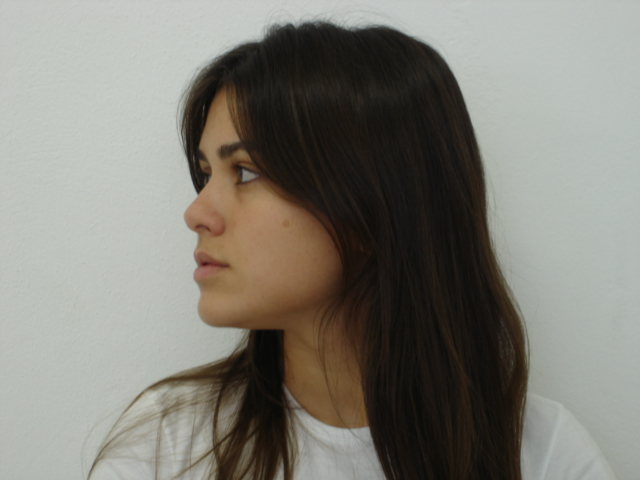
#> input picture HW1/images/145-01.jpg, 640 x 480 px, given in place of 145-11.jpg, which was not available
$ python task1.py
#> lines starting #> are read from the running program, lines starting #| are printed output that depends on the picture; pictures that were not available may be replaced by others from this repository, and a replacement may not be noted
import cv2
import numpy as np
from data import files  # Assuming 'files' contains the list of filenames to process

def hsb_stack(filenum):
#> called with filenum = '145-11'
    input_file = f'images/{filenum}.jpg'

    # Read the input image
    img = cv2.imread(input_file)
#> img is the input picture: shape (480, 640, 3); mean B, G, R 118.4, 126.5, 128.6

    # Convert BGR (OpenCV's default) to RGB
    img_rgb = cv2.cvtColor(img, cv2.COLOR_BGR2RGB)

    # Convert RGB to HSB (Hue, Saturation, Brightness)
    img_hsb = cv2.cvtColor(img_rgb, cv2.COLOR_RGB2HSV)
#> img_hsb: shape (480, 640, 3); mean H, S, V 39.5, 44.2, 131.2

    # Split channels
    h, s, v = cv2.split(img_hsb)
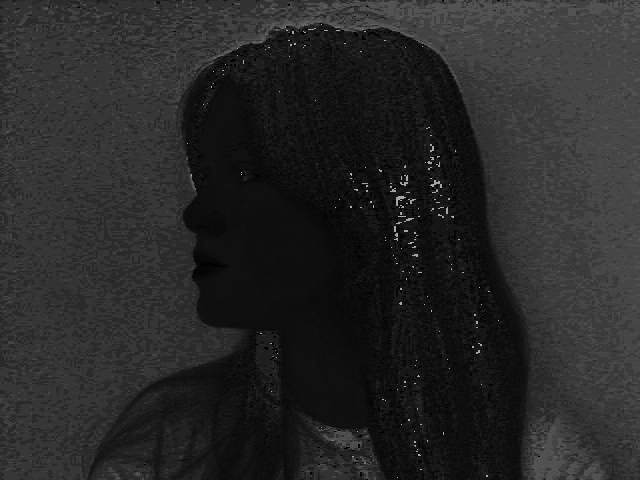
#> h: shape (480, 640); min 0, max 177, mean 39.5
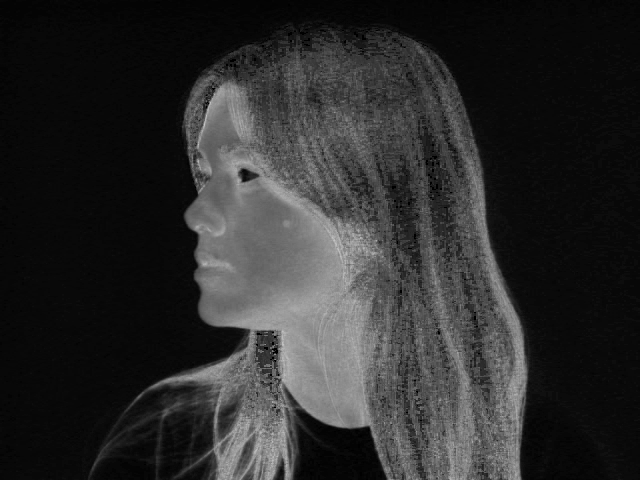
#> s: shape (480, 640); min 0, max 197, mean 44.2
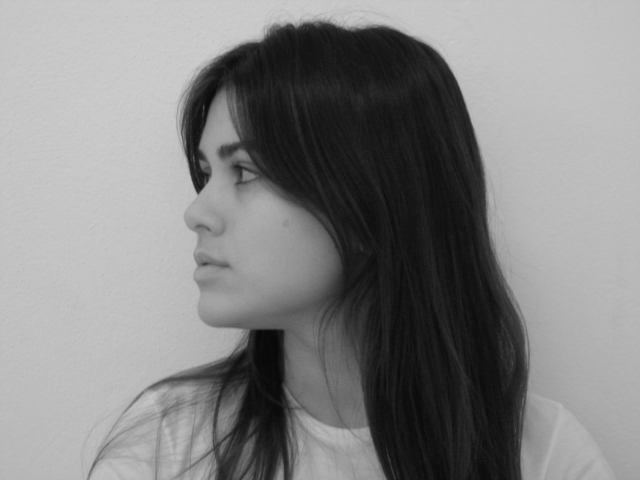
#> v: shape (480, 640); min 6, max 206, mean 131.2

    # Compute normalized saturation * brightness (S * V)
    sv = np.uint8(np.clip((s.astype(float) / 255.0) * (v.astype(float) / 255.0) * 255.0, 0, 255))
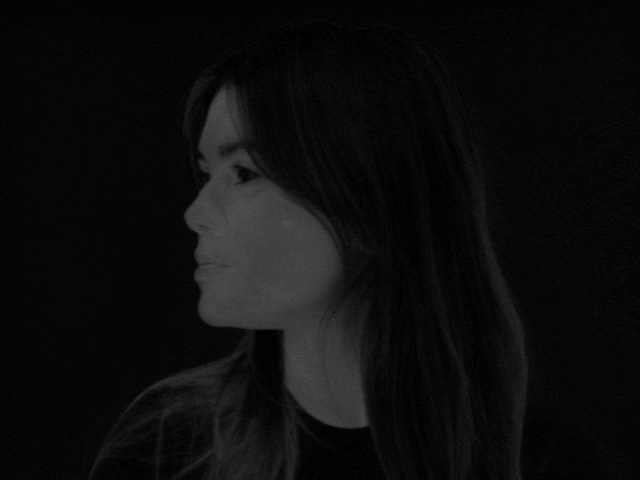
#> sv: shape (480, 640); min 0, max 81, mean 12.7

    # Save each channel as a separate image
    cv2.imwrite(f"hue/{filenum}-0.png", h)
    cv2.imwrite(f"sat/{filenum}-1.png", s)
    cv2.imwrite(f"val/{filenum}-2.png", v)
    cv2.imwrite(f"sv/{filenum}-3.png", sv)  # Save S * V as grayscale image

    print(f"HSB channels saved successfully for {filenum}.")

def main():
    for file in files:
        hsb_stack(file)
#> pass 2 of the loop in main, `for file in files:`:
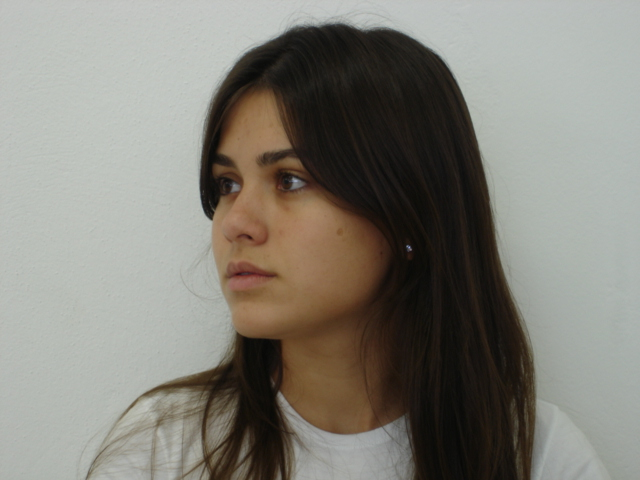
#> input picture HW1/images/145-02.jpg, 640 x 480 px, given in place of 146-11.jpg, which was not available
#> in hsb_stack, img is the input picture: shape (480, 640, 3); mean B, G, R 119.9, 128.3, 130.8
#> img_hsb: shape (480, 640, 3); mean H, S, V 41.1, 44.3, 133.7
#> in hsb_stack (call 2), `h, s, v = cv2.split(img_hsb)`:
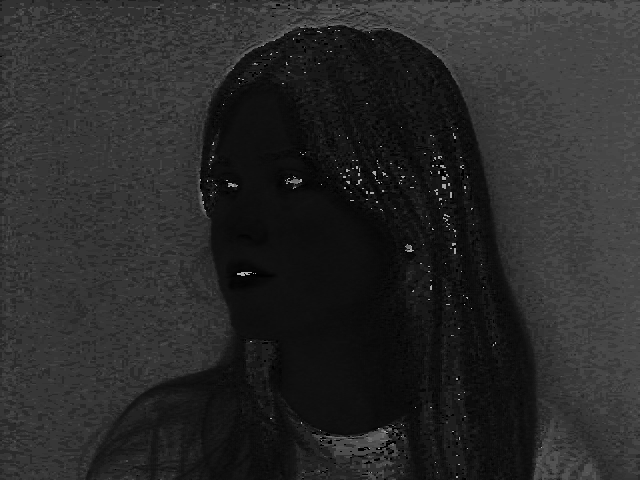
#> h: shape (480, 640); min 0, max 179, mean 41.1
#> in hsb_stack (call 2), `sv = np.uint8(np.clip((s.astype(float) / 255.0) * (v.astype(float) / 2..`:
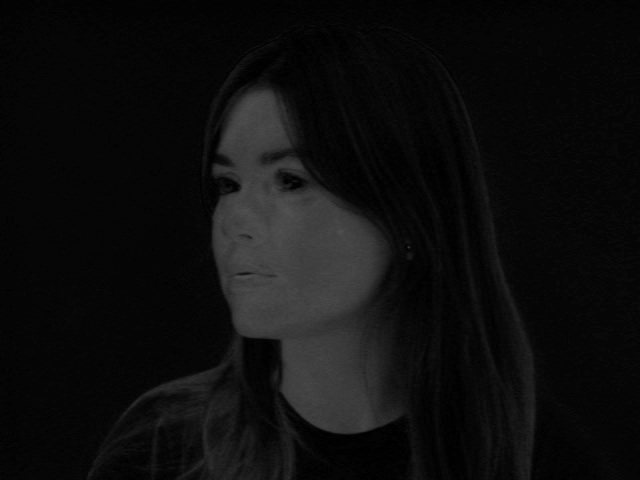
#> sv: shape (480, 640); min 0, max 82, mean 13.7

if __name__ == "__main__":
#> (the run stopped early here; a loop or call above may not have finished)
